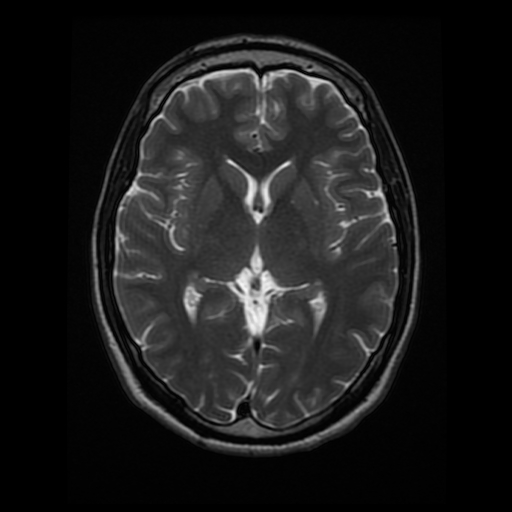
#> input picture 1_2_Convolutional_Filters_Edge_Detection/images/brain_MR.jpg, 512 x 512 px
$ jupyter execute '3. Gaussian Blur.ipynb'   (shell and % lines are left out)
#> lines starting #> are read from the running program, lines starting #| are printed output that depends on the picture; after the words box and inside, x2 and y2 are one past the last pixel; in counts of white or black regions, pixels touching at a corner belong together
# Gaussian Blur, Medical Images

### Import resources and display image

[cell 1]
import numpy as np
import matplotlib.pyplot as plt
import cv2


# Read in the image
image = cv2.imread('images/brain_MR.jpg')
#> image is the input picture: shape (512, 512, 3); min 0, max 247, mean 26.9

# Make a copy of the image
image_copy = np.copy(image)

# Change color to RGB (from BGR)
image_copy = cv2.cvtColor(image_copy, cv2.COLOR_BGR2RGB)

plt.imshow(image_copy)

### Gaussian blur the image

[cell 2]
# Convert to grayscale for filtering
gray = cv2.cvtColor(image_copy, cv2.COLOR_RGB2GRAY)

# Create a Gaussian blurred image
gray_blur_1 = cv2.GaussianBlur(gray, (3, 3), 0)

gray_blur_2 = cv2.GaussianBlur(gray, (9, 9), 0)

f, (ax2, ax3) = plt.subplots(1, 2, figsize=(20,10)) # ax1,

# ax1.set_title('original gray')
# ax1.imshow(gray, cmap='gray')

ax2.set_title('blurred image_3x3')
ax2.imshow(gray_blur_1, cmap='gray')

ax3.set_title('blurred image_9x9')
ax3.imshow(gray_blur_2, cmap='gray')
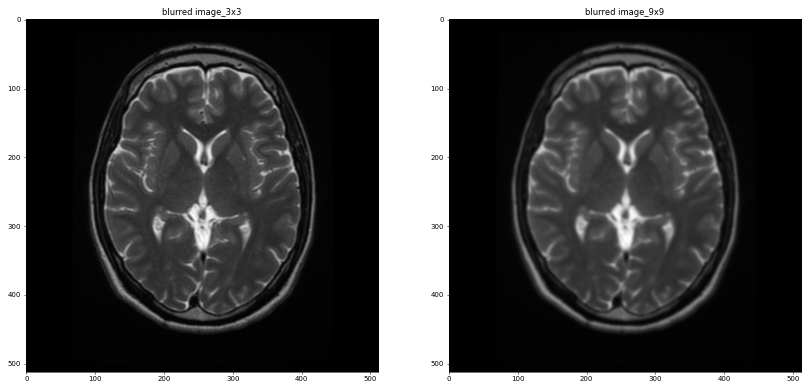
#> figure drawn by matplotlib, 2 panels

### Test performance with a high-pass filter

[cell 3]
# High-pass filter

# 3x3 sobel filters for edge detection
sobel_x = np.array([[ -1, 0, 1],
                   [ -2, 0, 2],
                   [ -1, 0, 1]])


sobel_y = np.array([[ -1, -2, -1],
                   [ 0, 0, 0],
                   [ 1, 2, 1]])


# Filter the orginal and blurred grayscale images using filter2D
filtered = cv2.filter2D(gray, -1, sobel_x)
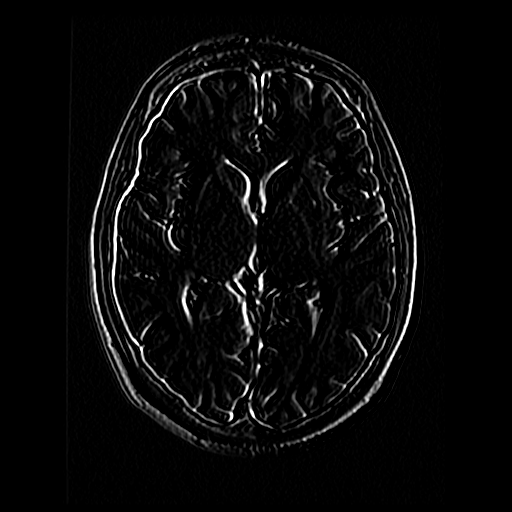
#> filtered: shape (512, 512); min 0, max 255, mean 9.8

filtered_blurred = cv2.filter2D(gray_blur_2, -1, sobel_x)
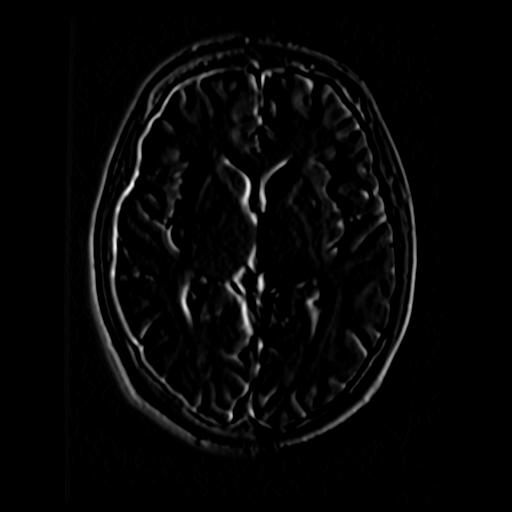
#> filtered_blurred: shape (512, 512); min 0, max 250, mean 6.2
f, (ax1, ax2) = plt.subplots(1, 2, figsize=(20,10))

ax1.set_title('original gray filtered')
ax1.imshow(filtered, cmap='gray')

ax2.set_title('blurred image filtered')
ax2.imshow(filtered_blurred, cmap='gray')
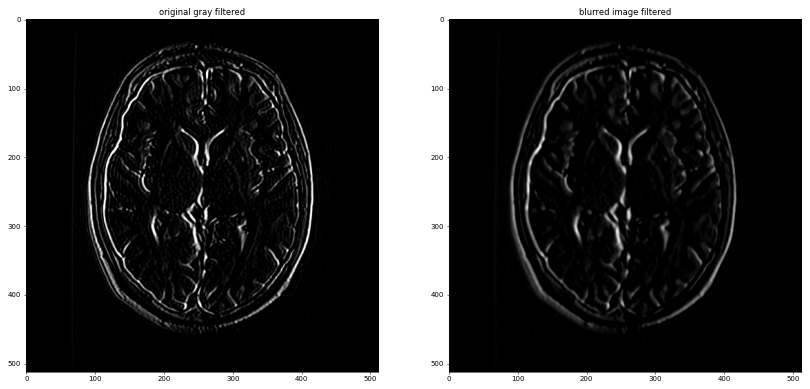
#> figure drawn by matplotlib, 2 panels

[cell 4]
filtered = cv2.filter2D(gray, -1, sobel_x)
f, (ax) = plt.subplots(1, 1, figsize=(30,15))
ax.set_title('original gray filtered')
ax.imshow(filtered, cmap='gray') #  # filtered # filtered_blurred
plt.show()

[cell 5]
# Create threshold that sets all the filtered pixels to white
# Above a certain threshold

retval, binary_image = cv2.threshold(filtered_blurred, 50, 255, cv2.THRESH_BINARY)
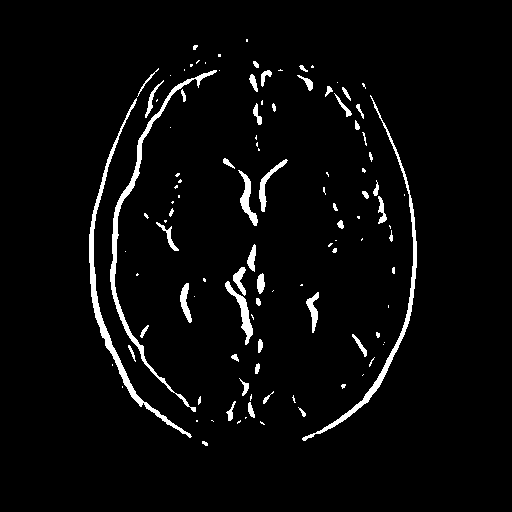
#> binary_image: shape (512, 512); 3.7% white; 111 white regions (60 under 20 px), largest, box (x1, y1, x2, y2) and area: (110, 70, 217, 412) 1768, (89, 98, 192, 438) 1758, (302, 95, 417, 441) 1507

plt.imshow(binary_image, cmap='gray')

[cell 6]
retval, binary_image = cv2.threshold(filtered_blurred, 100, 255, cv2.THRESH_BINARY)
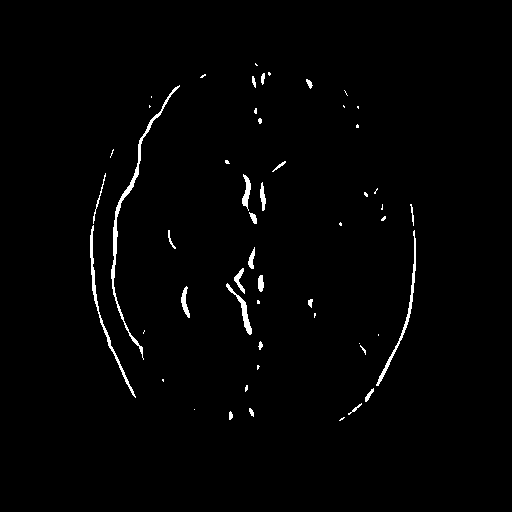
#> binary_image: shape (512, 512); 1.4% white; 53 white regions (29 under 20 px), largest, box (x1, y1, x2, y2) and area: (111, 85, 180, 360) 886, (90, 225, 136, 398) 493, (376, 230, 416, 386) 445

plt.imshow(binary_image, cmap='gray')
